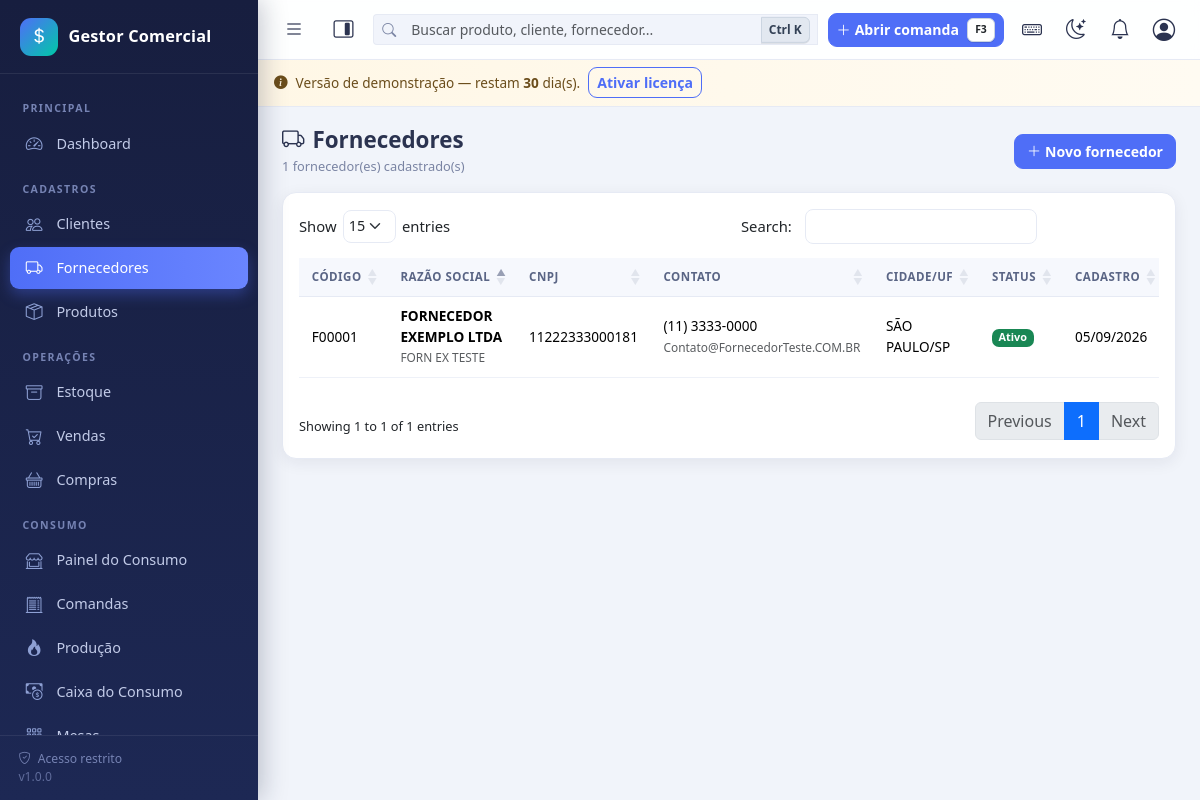
Screenshot of /fornecedores/index.php (signed in) with the database file from the repository.
### tables this page shows
CREATE TABLE `fornecedores` (
  `id` int(11) NOT NULL,
  `codigo` varchar(20) DEFAULT NULL,
  `razao_social` varchar(150) NOT NULL,
  `nome_fantasia` varchar(150) DEFAULT NULL,
  `documento` varchar(20) DEFAULT NULL,
  `inscricao_estadual` varchar(30) DEFAULT NULL,
  `email` varchar(120) DEFAULT NULL,
  `telefone` varchar(20) DEFAULT NULL,
  `celular` varchar(20) DEFAULT NULL,
  `cep` varchar(10) DEFAULT NULL,
  `endereco` varchar(150) DEFAULT NULL,
  `numero` varchar(15) DEFAULT NULL,
  `complemento` varchar(80) DEFAULT NULL,
  `bairro` varchar(80) DEFAULT NULL,
  `cidade` varchar(80) DEFAULT NULL,
  `estado` char(2) DEFAULT NULL,
  `observacoes` text DEFAULT NULL,
  `status` tinyint(1) NOT NULL DEFAULT 1,
  `criado_em` datetime NOT NULL DEFAULT current_timestamp()
);

### config/database.php (called while the page is built, shortened)
<?php
function db(): PDO
{
    static $pdo = null;
    if ($pdo === null) {
        $dsn = 'mysql:host=' . DB_HOST . ';dbname=' . DB_NAME . ';charset=' . DB_CHARSET;
        try {
            $pdo = new PDO($dsn, DB_USER, DB_PASS, [
                PDO::ATTR_ERRMODE            => PDO::ERRMODE_EXCEPTION,
                PDO::ATTR_DEFAULT_FETCH_MODE => PDO::FETCH_ASSOC,
                PDO::ATTR_EMULATE_PREPARES   => false,
            ]);
        } catch (PDOException $e) {
            error_log('[BANCO] Falha de conexão: ' . $e->getMessage());
            http_response_code(500);
            if (defined('DEV_MODE') && DEV_MODE) {
                exit('Falha na conexão com o banco de dados. Verifique se o MySQL/MariaDB está ativo e se os dados em config/config.php estão corretos.');
            }
            exit('Serviço temporariamente indisponível.');
        }
    }
    return $pdo;
}

### config/auth.php (called while the page is built, shortened)
<?php
function usuario_atual(): ?array
{
    static $usuario = null;
    static $carregado = false;
    if ($carregado) {
        return $usuario;
    }
    $carregado = true;
    try {
        $stmt = db()->prepare('SELECT * FROM usuarios WHERE id = ? LIMIT 1');
        $stmt->execute([(int)$_SESSION['user_id']]);
        $linha = $stmt->fetch();
        $usuario = $linha;
    } catch (Throwable $e) {
        erro_banco($e, 'usuario_atual');
    }
    return $usuario;
}
function exigir_login(): void
{
    if (!usuario_atual()) {
        if (is_ajax()) {
            json_resposta(false, 'Sessão expirada. Faça login novamente.', null, 401);
        }
        flash('warning', 'Faça login para acessar o sistema.');
        redirecionar('login/index.php');
    }
}
function permissao_carregadas(): array
{
    $usuario = usuario_atual();
    $permitidas = [];
    try {
        $chaves = [];
        if ((int)$usuario['is_admin'] === 1) {
            $stmt = db()->query('SELECT chave FROM permissoes');
            foreach ($stmt->fetchAll() as $l) {
                $chaves[] = $l['chave'];
            }
            return $permitidas = array_flip($chaves);
        }
        $permitidas = array_flip(array_unique($chaves));
    } catch (Throwable $e) {
        erro_banco($e, 'permissao_carregadas');
    }
    return $permitidas;
}
function tem_permissao(string $chave): bool
{
    $usuario = usuario_atual();
    if ((int)$usuario['is_admin'] === 1) {
        return true;
    }
    return array_key_exists($chave, permissao_carregadas());
}

### includes/functions.php (called while the page is built, shortened)
<?php
function e($valor): string
{
    return htmlspecialchars((string)$valor, ENT_QUOTES, 'UTF-8');
}
function url(string $caminho = ''): string
{
    return BASE_URL . '/' . ltrim($caminho, '/');
}
function formatar_data($data): string
{
    $ts = is_numeric($data) ? (int)$data : strtotime((string)$data);
    return $ts ? date('d/m/Y', $ts) : '';
}

### fornecedores/index.php (the view, shortened to what this page needs)
<?php
exigir_login();
$fornecedores = db()->query('SELECT * FROM fornecedores ORDER BY razao_social')->fetchAll();
include INC . 'header.php';
?>
<div class="page-header">
    <div>
        <h1><i class="bi bi-truck me-2"></i>Fornecedores</h1>
        <span class="subtitulo"><?= count($fornecedores) ?> fornecedor(es) cadastrado(s)</span>
    </div>
    <?php if (tem_permissao('fornecedores_criar')): ?>
    <a href="<?= url('fornecedores/form.php') ?>" class="btn btn-primary"><i class="bi bi-plus-lg me-1"></i>Novo fornecedor</a>
    <?php endif; ?>
</div>
<div class="card">
    <div class="card-body">
        <div class="table-responsive">
            <table class="table table-hover table-geral" data-ordem="1">
                <thead>
                    <tr>
                        <th>Código</th>
                        <th>Razão social</th>
                        <th>CNPJ</th>
                        <th>Contato</th>
                        <th>Cidade/UF</th>
                        <th>Status</th>
                        <th>Cadastro</th>
                    </tr>
                </thead>
                <tbody>
                    <?php foreach ($fornecedores as $f): ?>
                    <tr>
                        <td><?= e($f['codigo'] ?: '-') ?></td>
                        <td>
                            <div class="fw-semibold"><?= e($f['razao_social']) ?></div>
                            <small class="text-muted"><?= e($f['nome_fantasia']) ?></small>
                        </td>
                        <td><?= e($f['documento'] ?: '-') ?></td>
                        <td>
                            <?= e($f['celular'] ?: $f['telefone'] ?: '-') ?>
                            <?php if ($f['email']): ?><br><small class="text-muted"><?= e($f['email']) ?></small><?php endif; ?>
                        </td>
                        <td><?= e($f['cidade'] ?: '-') ?><?= $f['estado'] ? '/'.e($f['estado']) : '' ?></td>
                        <td><?= (int)$f['status'] === 1 ? '<span class="badge bg-success">Ativo</span>' : '<span class="badge bg-secondary">Inativo</span>' ?></td>
                        <td><?= formatar_data($f['criado_em']) ?></td>
                    </tr>
                    <?php endforeach; ?>
                </tbody>
            </table>
        </div>
    </div>
</div>
<?php include INC . 'footer.php'; ?>

### assets/css/app.css (style rules this page uses)
:root { --sidebar-w: 258px; --sidebar-bg: linear-gradient(180deg, #171e3f 0%, #1d2854 100%); --accent: #4f6ef7; --accent-2: #00c9a7; --danger-soft: #ff6b81; --bg: #f1f4fa; --card-bg: #ffffff; --card-radius: 14px; --shadow: 0 4px 16px rgba(23, 30, 63, .07); --shadow-lg: 0 10px 30px rgba(23, 30, 63, .12); --text: #2b3350; --muted: #7a84a3; --border: #e6eaf4; --topbar-bg: rgba(255, 255, 255, .92); }
* { box-sizing: border-box; }
html, body { height: 100%; }
body { font-family: "Segoe UI", system-ui, -apple-system, Roboto, Arial, sans-serif; background: var(--bg); color: var(--text); font-size: .925rem; overflow-x: hidden; }
a { text-decoration: none; }
.page-header { display: flex; flex-wrap: wrap; align-items: center; justify-content: space-between; gap: .6rem; margin-bottom: 1rem; }
.page-header h1 { font-size: 1.25rem; font-weight: 700; margin: 0; }
.page-header .subtitulo { color: var(--muted); font-size: .8rem; }
.card { border: 1px solid var(--border); border-radius: var(--card-radius); box-shadow: var(--shadow); background: #fff; }
.table-geral { width: 100% !important; font-size: .85rem; margin: 0 !important; }
.table-responsive { overflow-x: auto; -webkit-overflow-scrolling: touch; scrollbar-width: thin; }
.table-geral thead th { background: #f6f8fd; color: #5a6585; font-size: .72rem; text-transform: uppercase; letter-spacing: .5px; border-bottom: 1px solid var(--border); white-space: nowrap; padding: .65rem .8rem; }
.table-geral td { vertical-align: middle; padding: .6rem .8rem; border-color: #eef1f8; }
.btn { border-radius: 9px; font-size: .88rem; font-weight: 600; }
.btn-primary { background: var(--accent); border-color: var(--accent); }
.badge { font-size: .68rem; padding: .35em .6em; border-radius: 7px; font-weight: 600; }
@media (min-width: 992px) { .page-header h1 { font-size: 1.4rem; } }

### rows the page displays
fornecedores: codigo "F00001", razao_social "FORNECEDOR EXEMPLO LTDA", nome_fantasia "FORN EX TESTE", documento "11222333000181", telefone "(11) 3333-0000", email "Contato@FornecedorTeste.COM.BR", cidade "SÃO PAULO", estado "SP", status "Ativo", criado_em "05/09/2026"

### other values shown
$nomeEmpresa "Gestor Comercial"
$rotulo "Clientes"
$rotulo "Fornecedores"
$rotulo "Produtos"
$rotulo "Estoque"
$rotulo "Vendas"
$rotulo "Compras"
rotulo_consumo() "CONSUMO"
licenca_dias_restantes() "30"
count($fornecedores) "1"
